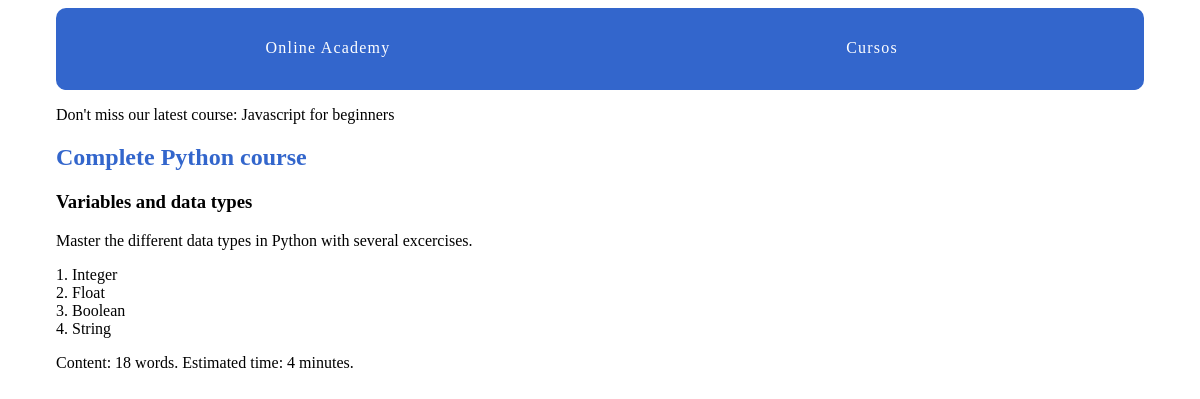
Page /courses/1/2/ on the committed database.
### courses/models.py (models this page shows, shortened)
class Courses(models.Model):
    created_at = models.DateTimeField(auto_now_add=True)
    title = models.CharField(max_length=30)
    description = models.TextField()
    def __str__(self):
        return self.title

class Lessons(models.Model):
    title = models.CharField(max_length=30)
    description = models.TextField()
    content = models.TextField(blank=True, default='')
    order = models.IntegerField(default=0)
    course = models.ForeignKey(Courses, on_delete=models.CASCADE)
    class Meta:
        ordering = ['order', ]

### courses/views.py (the view)
# urls.py: path('<int:courses_pk>/<int:lesson_pk>/', views.lesson_detail, name='lesson_detail'),
def lesson_detail(request, courses_pk, lesson_pk):
    lesson = get_object_or_404(Lessons, course_id=courses_pk, pk=lesson_pk)
    return render(request, 'courses/lesson_detail.html', {'lesson': lesson})

### courses/templatetags/course_extras.py (called while the page is built)
@register.simple_tag
def last_course():
    return Courses.objects.latest('created_at')

@register.filter('time_estimate')
def time_estimate(word_count):
    minutes = round(word_count/5)
    return minutes

### courses/templates/courses/lesson_detail.html (shortened to what this page needs)
{% extends "layout.html" %}
{% load course_extras %}
{% block content %}
<article>
    <h2>
        <a href="{% url 'courses:course_detail' pk=lesson.course.pk %}">{{ lesson.course.title }}</a>
    </h2>
    <h3> {{ lesson.title }} </h3>
    {% with content=lesson.content %}
        {{ content|linebreaks }}
        Content: {{ content|wordcount }} words. Estimated time: {{ content|wordcount|time_estimate }} minute{{ content|wordcount|time_estimate|pluralize }}.
    {% endwith %}
</article>
{% endblock %}

### online_academy/templates/layout.html (shortened to what this page needs)
{% load static from static %}
{% load course_extras %}
<!DOCTYPE html>
<html lang="en" dir="ltr">
    <head>
        <link rel="stylesheet" href="{% static 'css/layout.css' %}">
    </head>
    <body>
        <div class="site-container">
            <nav>
                <a href="{% url 'home' %}">Online Academy</a>
                <a href="{% url 'courses:courses_list' %}">Cursos</a>
            </nav>
            <p>Don't miss our latest course: {% last_course %}</p>
            {% block content %}{% endblock %}
        </div>
    </body>
</html>

### assets/css/layout.css (style rules this page uses)
html { box-sizing: border-box; }
*, *::after, *::before { box-sizing: inherit; }
.site-container { max-width: 68em; margin-left: auto; margin-right: auto; }
.site-container::after { clear: both; content: ""; display: table; }
.site-container nav { width: 100%; display: table; width: 100%; table-layout: fixed; border-bottom-left-radius: 10px; border-bottom-right-radius: 10px; border-top-left-radius: 10px; border-top-right-radius: 10px; border-bottom-left-radius: 10px; border-top-left-radius: 10px; border-bottom-right-radius: 10px; border-top-right-radius: 10px; background-color: #3366CC; margin-bottom: 1em; overflow: hidden; }
.site-container nav a { display: table-cell; width: 8.33333%; padding: 10px; border-bottom: 2px solid #3366CC; color: #FFFFFF; letter-spacing: 0.075em; line-height: 60px; text-align: center; text-decoration: none; }
article h2 a, article h3 a { color: #3366CC; text-decoration: none; }

### rows in the picture
Courses: title "Javascript for beginners"
Lessons: course "Complete Python course", title "Variables and data types", content "Master the different data types in Python with several excercises. 1. Integer 2. Float 3. Boolean 4. String", content "18", content "4"
